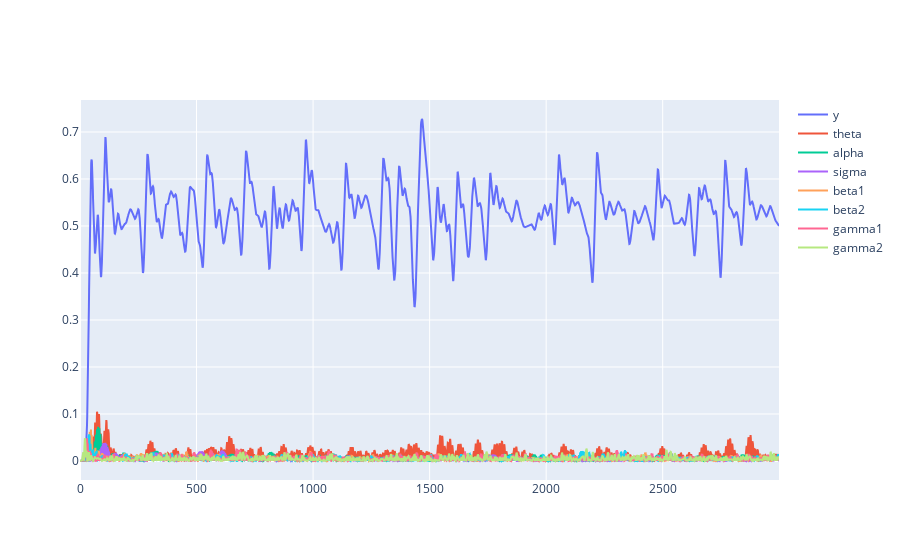

Here is the notebook cell this chart was saved with:
### Code cell
freq_band_ls = [delta, theta, alpha, sigma, beta1, beta2, gamma1, gamma2]

fig = go.Figure()
for i, band in enumerate(freq_band_ls):
    fig.add_trace(go.Scatter(y=np.abs(band),
                    mode='lines',
                    name=f'{varname(freq_band_ls[i])}'))
fig.show()

### Figure 1 — Plotly figure (JSON) as saved in the notebook; plotly's stock layout.template omitted (floating-point values rounded to 4 significant figures; data arrays with more than 128 entries replaced by an {"elided": "..."} marker saying what was removed)
{"data": [{"mode": "lines", "name": "y", "type": "scatter", "y": {"elided": "3000 float values"}}, {"mode": "lines", "name": "theta", "type": "scatter", "y": {"elided": "3000 float values"}}, {"mode": "lines", "name": "alpha", "type": "scatter", "y": {"elided": "3000 float values"}}, {"mode": "lines", "name": "sigma", "type": "scatter", "y": {"elided": "3000 float values"}}, {"mode": "lines", "name": "beta1", "type": "scatter", "y": {"elided": "3000 float values"}}, {"mode": "lines", "name": "beta2", "type": "scatter", "y": {"elided": "3000 float values"}}, {"mode": "lines", "name": "gamma1", "type": "scatter", "y": {"elided": "3000 float values"}}, {"mode": "lines", "name": "gamma2", "type": "scatter", "y": {"elided": "3000 float values"}}], "layout": {}}
